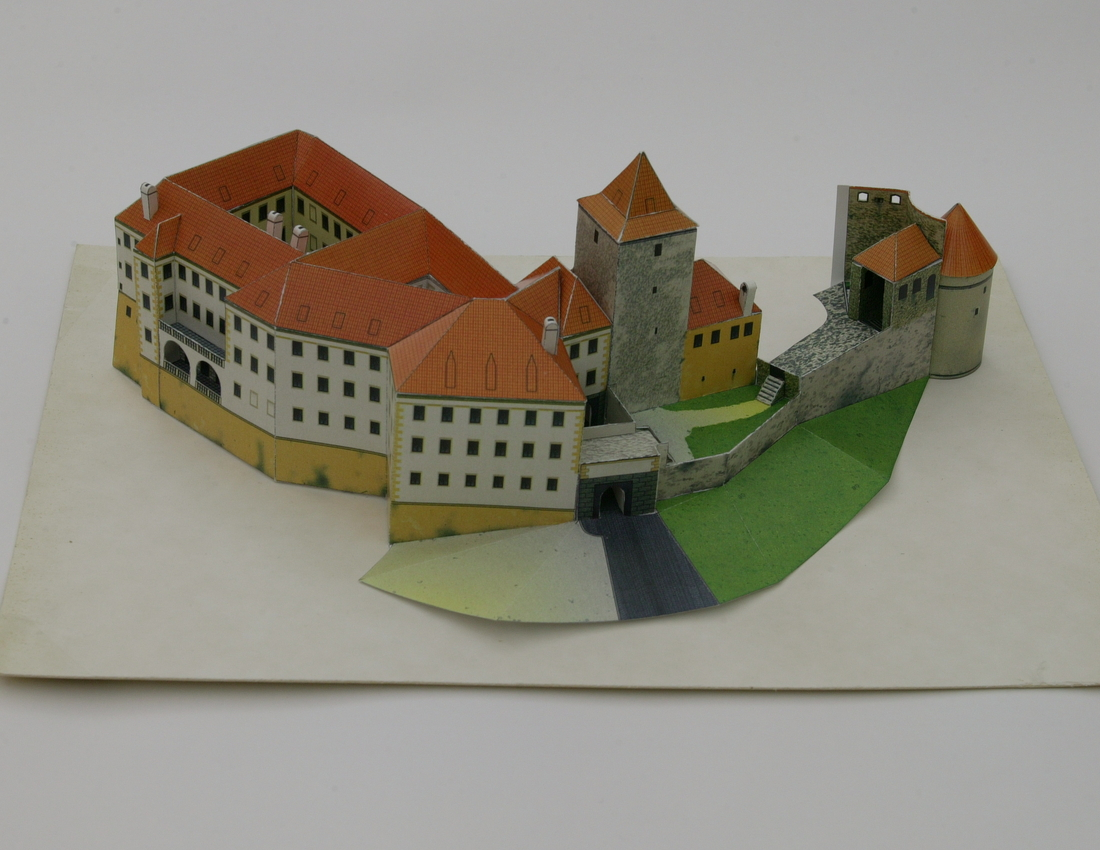
#> input picture hw1/img/daliborka_01.jpg, 1100 x 850 px
$ python hw01.py
#> lines starting #> are read from the running program, lines starting #| are printed output that depends on the picture; after the words box and inside, x2 and y2 are one past the last pixel; in counts of white or black regions, pixels touching at a corner belong together
import numpy as np  # for matrix computation and linear algebra
import matplotlib.pyplot as plt  # for drawing and image I/O
import scipy.io as sio  # for matlab file format output
import itertools  # for generating all combinations


def estimate_A(u2: np.ndarray, u: np.ndarray):
    colors = [[1, 0, 0],
              [0, 1, 0],
              [0, 0, 1],
              [1, 0, 1],
              [0, 1, 1],
              [1, 1, 0],
              [1, 1, 1]]
    # iterate all combinations
    errors = list()
    for inx in itertools.combinations(range(0, u.shape[1]), 3):
        # preprocessing
        u_i = u[:, inx]
        u_2i = u2[:, inx]
        u_i = np.append(u_i, np.array([[1, 1, 1]]), 0)
        u_2i = np.append(u_2i, np.array([[1, 1, 1]]), 0)
        u_2i_inv = np.linalg.inv(u_2i)
        ux = list()
        A = u_i @ u_2i_inv
        ###
        for i in range(len(u2[0])):
            ux.append(A @ [[u2[0][i]], [u2[1][i]], [1]])
        ux = np.array(ux)
        ux = np.array([[i[0], i[1]] for i in ux])
        ux = ux[:, :, 0]
        e = 100 * (ux - u.T)
        errors.append((sum([np.linalg.norm(i) for i in e]), e, A))

    errors.sort(key=lambda x: x[0])
    e = errors[0][1]

    fig = plt.figure()  # figure handle to be used later
    fig.clf()
    plt.imshow(img)


    # draw all points (in proper color) and errors
    for i in range(len(u[0])):

        plt.plot(u.T[i, 0], u.T[i, 1], 'o', color=colors[i],
                 fillstyle='none')  # the 4-th point in magenta color
        plt.plot((u.T[i, 0], u.T[i, 0] + e[i, 0]), (u.T[i, 1], u.T[i,
                                                                   1] + e[i,
                                                                          1]),
                 'r-')  # the 4-th displacement

    plt.show()

    fig.savefig('01_daliborka_errs.pdf')
    return errors[0][2][:2]


if __name__ == "__main__":
    img = plt.imread('img/daliborka_01.jpg')
#> img is the input picture: shape (850, 1100, 3); mean R, G, B 145.8, 142, 130
    img = img.copy()

    u = np.array([[147., 274., 298., 550., 641., 750., 958.],
                  [185., 211., 225., 316., 151., 283., 202.]])

    colors = [[255, 0, 0],
              [0, 255, 0],
              [0, 0, 255],
              [255, 0, 255],
              [0, 255, 255],
              [255, 255, 0],
              [255, 255, 255]]

    for i in range(7):
        img[int(u[1, i]), int(u[0, i])] = colors[i]
#> img: shape (850, 1100, 3); under 0.01% of pixels changed, all inside (x1, y1, x2, y2) = (147, 151, 959, 317)

    # plt.imshow(img)
    # plt.show()

    # plt.imsave("01_daliborka_points.png", img)

    u2 = np.array([[-182.6, -170.5, -178.8, -202.6, 51.5, -78.0, 106.1],
                   [265.8, 447.0, 486.7, 851.9, 907.1, 1098.7, 1343.6]])

    A = estimate_A(u2, u)
#> in estimate_A, `plt.show()`:
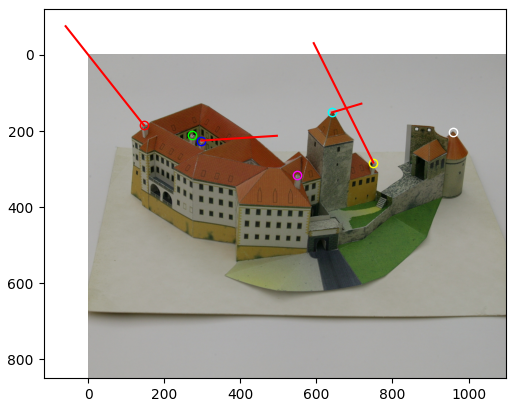
#> figure drawn by matplotlib, 1 panel
    sio.savemat('01_points.mat', {'u': u, 'A': A})

    # print(A)
